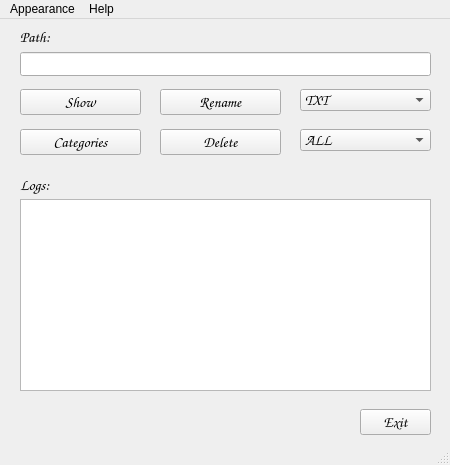
<?xml version="1.0" encoding="UTF-8"?>
<ui version="4.0">
 <class>MainWindow</class>
 <widget class="QMainWindow" name="MainWindow">
  <property name="geometry">
   <rect>
    <x>0</x>
    <y>0</y>
    <width>450</width>
    <height>465</height>
   </rect>
  </property>
  <property name="maximumSize">
   <size>
    <width>16777215</width>
    <height>16777215</height>
   </size>
  </property>
  <property name="windowTitle">
   <string>WHI3PER::FS</string>
  </property>
  <property name="styleSheet">
   <string notr="true">font: 10pt &quot;Comic Sans MS&quot;; </string>
  </property>
  <widget class="QWidget" name="centralwidget">
   <widget class="QLabel" name="label">
    <property name="geometry">
     <rect>
      <x>20</x>
      <y>9</y>
      <width>51</width>
      <height>18</height>
     </rect>
    </property>
    <property name="font">
     <font>
      <family>Comic Sans MS</family>
      <pointsize>11</pointsize>
      <weight>50</weight>
      <italic>false</italic>
      <bold>false</bold>
     </font>
    </property>
    <property name="styleSheet">
     <string notr="true"/>
    </property>
    <property name="text">
     <string>Path:</string>
    </property>
   </widget>
   <widget class="QLineEdit" name="PATH">
    <property name="geometry">
     <rect>
      <x>20</x>
      <y>33</y>
      <width>411</width>
      <height>24</height>
     </rect>
    </property>
    <property name="font">
     <font>
      <family>Comic Sans MS</family>
      <pointsize>11</pointsize>
      <weight>50</weight>
      <italic>false</italic>
      <bold>false</bold>
     </font>
    </property>
    <property name="text">
     <string/>
    </property>
   </widget>
   <widget class="QPushButton" name="SHOW">
    <property name="geometry">
     <rect>
      <x>20</x>
      <y>70</y>
      <width>121</width>
      <height>26</height>
     </rect>
    </property>
    <property name="font">
     <font>
      <family>Comic Sans MS</family>
      <pointsize>11</pointsize>
      <weight>50</weight>
      <italic>false</italic>
      <bold>false</bold>
     </font>
    </property>
    <property name="styleSheet">
     <string notr="true"/>
    </property>
    <property name="text">
     <string>Show</string>
    </property>
   </widget>
   <widget class="QPushButton" name="RENAME">
    <property name="geometry">
     <rect>
      <x>160</x>
      <y>70</y>
      <width>121</width>
      <height>26</height>
     </rect>
    </property>
    <property name="font">
     <font>
      <family>Comic Sans MS</family>
      <pointsize>11</pointsize>
      <weight>50</weight>
      <italic>false</italic>
      <bold>false</bold>
     </font>
    </property>
    <property name="styleSheet">
     <string notr="true"/>
    </property>
    <property name="text">
     <string>Rename</string>
    </property>
   </widget>
   <widget class="QComboBox" name="RENAME_COMBOBOX">
    <property name="geometry">
     <rect>
      <x>300</x>
      <y>70</y>
      <width>131</width>
      <height>22</height>
     </rect>
    </property>
    <property name="font">
     <font>
      <family>Comic Sans MS</family>
      <pointsize>11</pointsize>
      <weight>50</weight>
      <italic>false</italic>
      <bold>false</bold>
     </font>
    </property>
    <property name="styleSheet">
     <string notr="true"/>
    </property>
    <item>
     <property name="text">
      <string>TXT</string>
     </property>
    </item>
    <item>
     <property name="text">
      <string>PNG</string>
     </property>
    </item>
    <item>
     <property name="text">
      <string>JPG</string>
     </property>
    </item>
    <item>
     <property name="text">
      <string>MP4</string>
     </property>
    </item>
    <item>
     <property name="text">
      <string>MKV</string>
     </property>
    </item>
    <item>
     <property name="text">
      <string>MP3</string>
     </property>
    </item>
   </widget>
   <widget class="QPushButton" name="CATEGORIES">
    <property name="geometry">
     <rect>
      <x>20</x>
      <y>110</y>
      <width>121</width>
      <height>26</height>
     </rect>
    </property>
    <property name="font">
     <font>
      <family>Comic Sans MS</family>
      <pointsize>11</pointsize>
      <weight>50</weight>
      <italic>false</italic>
      <bold>false</bold>
     </font>
    </property>
    <property name="styleSheet">
     <string notr="true"/>
    </property>
    <property name="text">
     <string>Categories</string>
    </property>
   </widget>
   <widget class="QPushButton" name="DELETE">
    <property name="geometry">
     <rect>
      <x>160</x>
      <y>110</y>
      <width>121</width>
      <height>26</height>
     </rect>
    </property>
    <property name="font">
     <font>
      <family>Comic Sans MS</family>
      <pointsize>11</pointsize>
      <weight>50</weight>
      <italic>false</italic>
      <bold>false</bold>
     </font>
    </property>
    <property name="styleSheet">
     <string notr="true"/>
    </property>
    <property name="text">
     <string>Delete</string>
    </property>
   </widget>
   <widget class="QComboBox" name="DELETE_COMBOBOX">
    <property name="geometry">
     <rect>
      <x>300</x>
      <y>110</y>
      <width>131</width>
      <height>22</height>
     </rect>
    </property>
    <property name="font">
     <font>
      <family>Comic Sans MS</family>
      <pointsize>11</pointsize>
      <weight>50</weight>
      <italic>false</italic>
      <bold>false</bold>
     </font>
    </property>
    <property name="styleSheet">
     <string notr="true"/>
    </property>
    <item>
     <property name="text">
      <string>ALL</string>
     </property>
    </item>
    <item>
     <property name="text">
      <string>TXT</string>
     </property>
    </item>
    <item>
     <property name="text">
      <string>PNG</string>
     </property>
    </item>
    <item>
     <property name="text">
      <string>JPG</string>
     </property>
    </item>
    <item>
     <property name="text">
      <string>MP4</string>
     </property>
    </item>
    <item>
     <property name="text">
      <string>MKV</string>
     </property>
    </item>
    <item>
     <property name="text">
      <string>MP3</string>
     </property>
    </item>
    <item>
     <property name="text">
      <string>ETC</string>
     </property>
    </item>
   </widget>
   <widget class="QLabel" name="label_2">
    <property name="geometry">
     <rect>
      <x>20</x>
      <y>150</y>
      <width>51</width>
      <height>31</height>
     </rect>
    </property>
    <property name="font">
     <font>
      <family>Comic Sans MS</family>
      <pointsize>11</pointsize>
      <weight>50</weight>
      <italic>false</italic>
      <bold>false</bold>
     </font>
    </property>
    <property name="styleSheet">
     <string notr="true"/>
    </property>
    <property name="text">
     <string>Logs:</string>
    </property>
   </widget>
   <widget class="QTextBrowser" name="LOGS">
    <property name="geometry">
     <rect>
      <x>20</x>
      <y>180</y>
      <width>411</width>
      <height>192</height>
     </rect>
    </property>
    <property name="font">
     <font>
      <family>Comic Sans MS</family>
      <pointsize>11</pointsize>
      <weight>50</weight>
      <italic>false</italic>
      <bold>false</bold>
     </font>
    </property>
    <property name="styleSheet">
     <string notr="true"/>
    </property>
   </widget>
   <widget class="QPushButton" name="EXIT">
    <property name="geometry">
     <rect>
      <x>360</x>
      <y>390</y>
      <width>71</width>
      <height>26</height>
     </rect>
    </property>
    <property name="font">
     <font>
      <family>Comic Sans MS</family>
      <pointsize>11</pointsize>
      <weight>50</weight>
      <italic>false</italic>
      <bold>false</bold>
     </font>
    </property>
    <property name="styleSheet">
     <string notr="true"/>
    </property>
    <property name="text">
     <string>Exit</string>
    </property>
   </widget>
  </widget>
  <widget class="QMenuBar" name="menubar">
   <property name="geometry">
    <rect>
     <x>0</x>
     <y>0</y>
     <width>450</width>
     <height>24</height>
    </rect>
   </property>
   <widget class="QMenu" name="menuAppearance">
    <property name="title">
     <string>Appearance</string>
    </property>
    <addaction name="LIGHT"/>
    <addaction name="DARK"/>
    <addaction name="GRAY"/>
    <addaction name="PURPLE"/>
    <addaction name="BLUE"/>
   </widget>
   <widget class="QMenu" name="menuHelp">
    <property name="title">
     <string>Help</string>
    </property>
    <addaction name="ABOUT"/>
   </widget>
   <addaction name="menuAppearance"/>
   <addaction name="menuHelp"/>
  </widget>
  <widget class="QStatusBar" name="statusbar"/>
  <action name="LIGHT">
   <property name="text">
    <string>Set Light Mode</string>
   </property>
   <property name="shortcut">
    <string>Ctrl+1</string>
   </property>
  </action>
  <action name="DARK">
   <property name="text">
    <string>Set Dark Mode</string>
   </property>
   <property name="shortcut">
    <string>Ctrl+2</string>
   </property>
  </action>
  <action name="PURPLE">
   <property name="text">
    <string>Set Purple Mode</string>
   </property>
   <property name="shortcut">
    <string>Ctrl+4</string>
   </property>
  </action>
  <action name="BLUE">
   <property name="text">
    <string>Set Blue Mode</string>
   </property>
   <property name="shortcut">
    <string>Ctrl+5</string>
   </property>
  </action>
  <action name="ABOUT">
   <property name="text">
    <string>About</string>
   </property>
   <property name="shortcut">
    <string/>
   </property>
  </action>
  <action name="actionHelp">
   <property name="text">
    <string>Help ?</string>
   </property>
  </action>
  <action name="DEFUALT">
   <property name="text">
    <string>Defualt</string>
   </property>
   <property name="shortcut">
    <string>Ctrl+0</string>
   </property>
  </action>
  <action name="GRAY">
   <property name="text">
    <string>Set Gray Mode</string>
   </property>
   <property name="shortcut">
    <string>Ctrl+3</string>
   </property>
  </action>
 </widget>
 <resources/>
 <connections/>
</ui>
